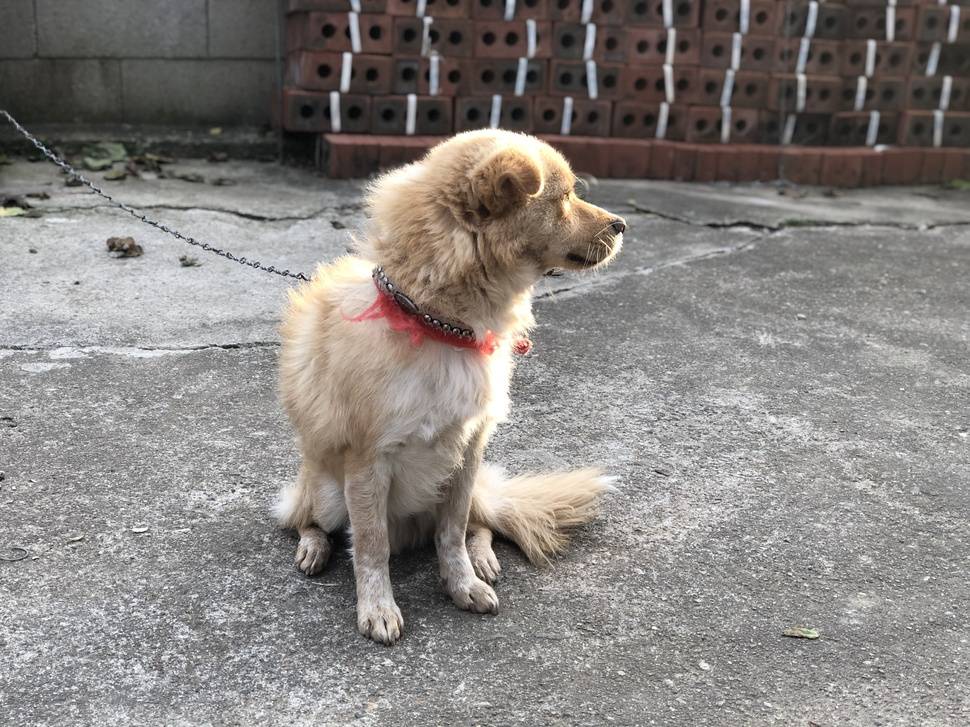
#> input picture Exploration/Ex04/images/dog.jpg, 970 x 727 px, shrunk from 4032 x 3024 before the run, found by its file name
$ jupyter execute --allow-errors 04.ipynb
#> lines starting #> are read from the running program, lines starting #| are printed output that depends on the picture
### 1-1. 인물사진을 만들어보자

[cell 1]
import os
import urllib
import cv2
import numpy as np
from pixellib.semantic import semantic_segmentation
from matplotlib import pyplot as plt

[cell 2]
# load image
img_path = os.getenv('HOME')+'/aiffel/human_segmentation/images/dog.jpg'
img_orig = cv2.imread(img_path, cv2.IMREAD_COLOR)
#> img_orig is the input picture: shape (727, 970, 3); mean B, G, R 128.3, 131.4, 135.8

print(img_orig.shape)
#| (727, 970, 3)

plt.figure(figsize=(8, 8))
plt.imshow(cv2.cvtColor(img_orig, cv2.COLOR_BGR2RGB))
plt.show()

[cell 3]
# load semantic segmentation model
model_dir = os.getenv('HOME')+'/aiffel/human_segmentation/models'
model_file = os.path.join(model_dir, 'deeplabv3_xception_tf_dim_ordering_tf_kernels.h5')

# PixelLib가 제공하는 모델의 url
model_url = 'https://github.com/ayoolaolafenwa/PixelLib/releases/download/1.1/deeplabv3_xception_tf_dim_ordering_tf_kernels.h5'

urllib.request.urlretrieve(model_url, model_file) # urllib 패키지 내에 있는 request 모듈의 urlretrieve 함수를 이용해서 model_url에 있는 파일을 다운로드 해서 model_file 파일명으로 저장
#> (this line was passed over: the network is not available in this run)

#> (the rest of this cell did not finish here and is left out)

#> (a cell that did not finish here is left out)

#> (a cell that did not finish here is left out)

[cell 6]
#pascalvoc 데이터의 라벨종류
LABEL_NAMES = [
    'background', 'aeroplane', 'bicycle', 'bird', 'boat', 'bottle', 'bus',
    'car', 'cat', 'chair', 'cow', 'diningtable', 'dog', 'horse', 'motorbike',
    'person', 'pottedplant', 'sheep', 'sofa', 'train', 'tv'
]
len(LABEL_NAMES)

#segvalues에 있는 class_ids를 담겨있는 값을 통해 pacalvoc에 담겨있는 라벨을 출력
#> (the rest of this cell did not finish here and is left out)

[cell 7]
# colormap 출력
colormap = np.zeros((256, 3), dtype = int)
ind = np.arange(256, dtype=int)

for shift in reversed(range(8)):
    for channel in range(3):
        colormap[:, channel] |= ((ind >> channel) & 1) << shift
    ind >>= 3

print(colormap[:20]) #생성한 20개의 컬러맵 출력

# 강아지에 해당하는 컬러맵 색상
colormap[12] # dog : [64, 0, 128]

[cell 8]
# colormap의 배열은 RGB 순이며 output의 배열은 BGR 순서로 채널 배치가 되어 있으므로
# 색상순서를 변경한다
seg_color = (128, 0, 64)

#> (a cell that did not finish here is left out)

[cell 10]
# 원본이미지를 img_show에 할당한뒤 이미지 사람이 있는 위치와 배경을 분리해서 표현한 color_mask 를 만든뒤 두 이미지를 합쳐서 출력
img_show = img_orig.copy()

# True과 False인 값을 각각 255과 0으로 바꿔줍니다
#> (the rest of this cell did not finish here and is left out)

[cell 11]
# blur background 이미지
img_orig_blur = cv2.blur(img_orig, (21, 21)) # (13,13) : blurring kernel size
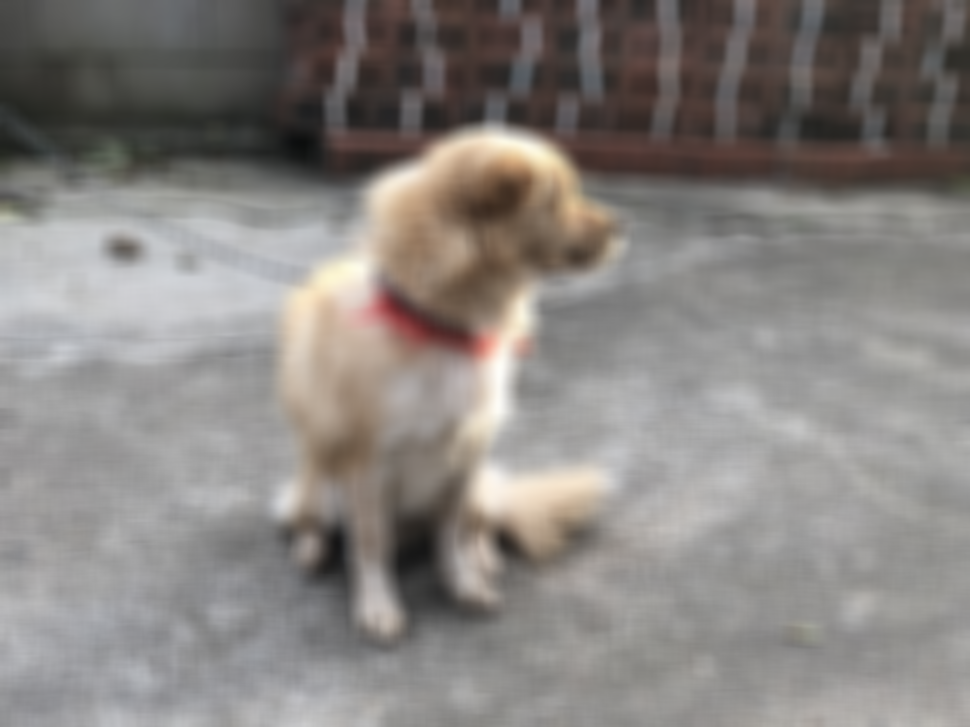
#> img_orig_blur: shape (727, 970, 3); mean B, G, R 128.3, 131.4, 135.8

plt.figure(figsize=(8, 8))
plt.imshow(cv2.cvtColor(img_orig_blur, cv2.COLOR_BGR2RGB))
plt.show()


$ run again, with Exploration/Ex04/images/cafe.JPG copied over Exploration/Ex04/images/dog.jpg
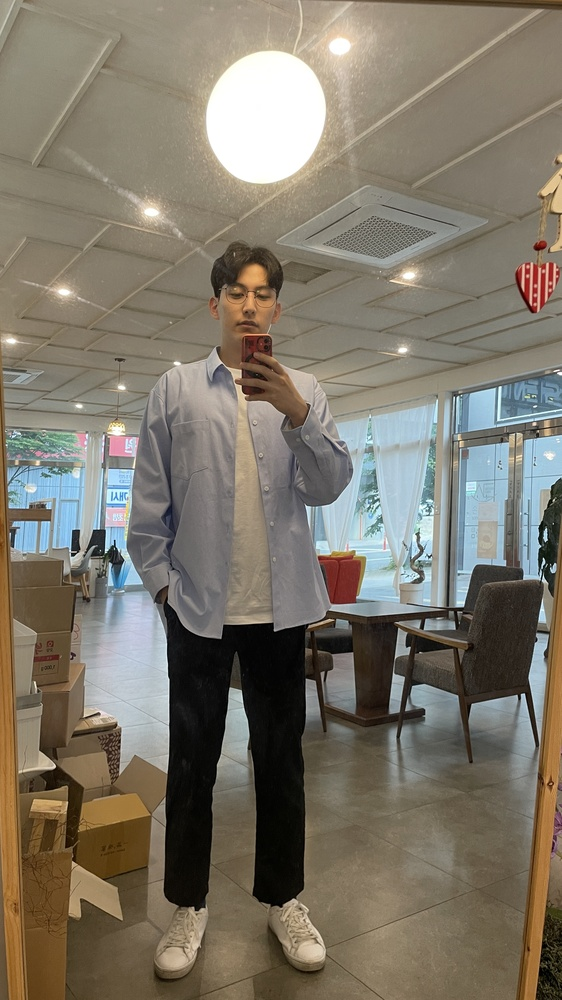
#> input picture Exploration/Ex04/images/cafe.JPG, 562 x 1000 px, shrunk from 2268 x 4032 before the run, found by its file name
#> img_orig is the input picture: shape (1000, 562, 3); mean B, G, R 106.1, 119.3, 126.2
#| (1000, 562, 3)
#> `img_orig_blur = cv2.blur(img_orig, (21, 21))`:
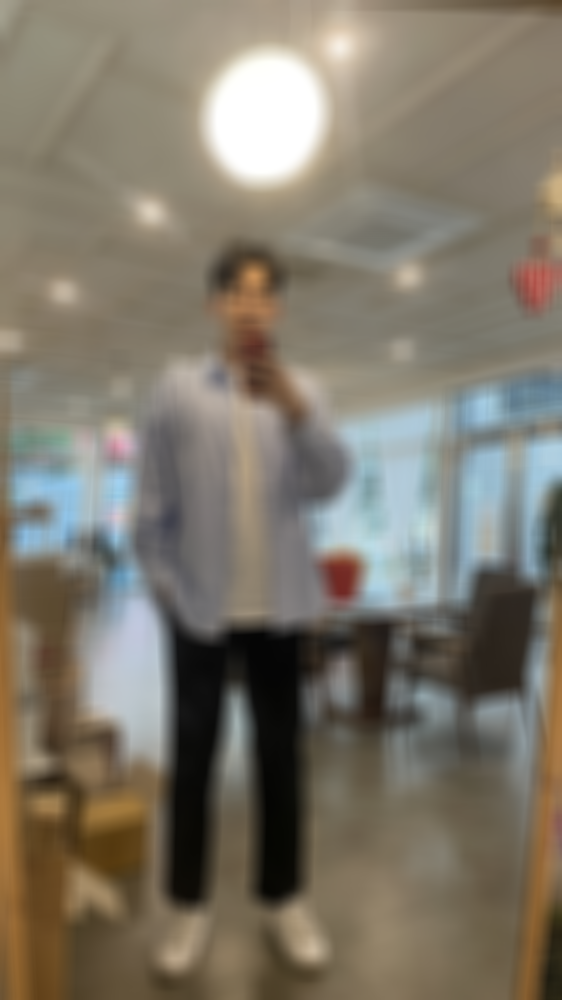
#> img_orig_blur: shape (1000, 562, 3); mean B, G, R 106.1, 119.4, 126.2

$ run again, with Exploration/Ex04/images/monodepth.png saved as Exploration/Ex04/images/dog.jpg
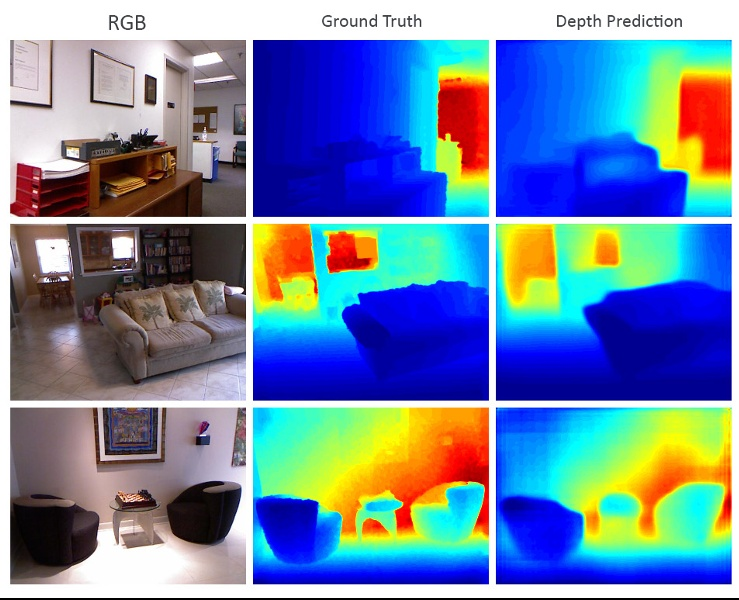
#> input picture Exploration/Ex04/images/monodepth.png, 739 x 600 px, found by its file name
#> img_orig is the input picture: shape (600, 739, 3); mean B, G, R 164.5, 134.8, 111.6
#| (600, 739, 3)
#> `img_orig_blur = cv2.blur(img_orig, (21, 21))`:
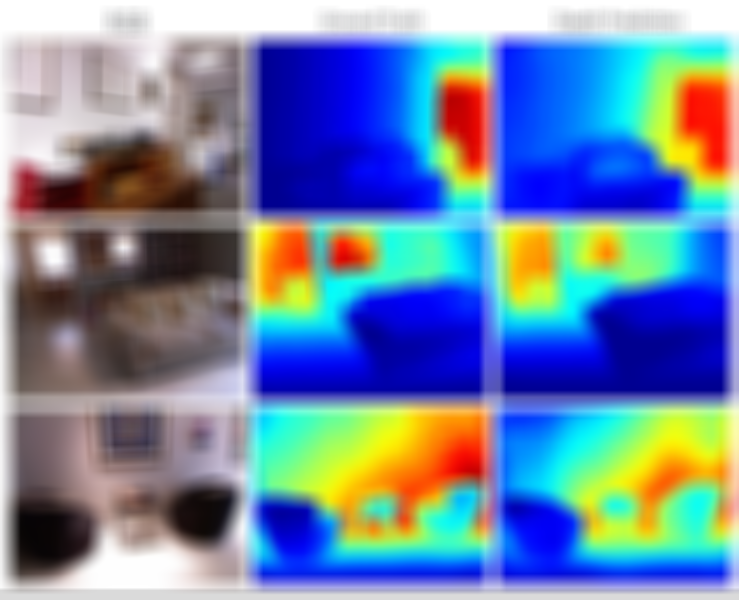
#> img_orig_blur: shape (600, 739, 3); mean B, G, R 164.7, 134.9, 111.7

$ run again, with Exploration/Ex04/images/selfie.png saved as Exploration/Ex04/images/dog.jpg
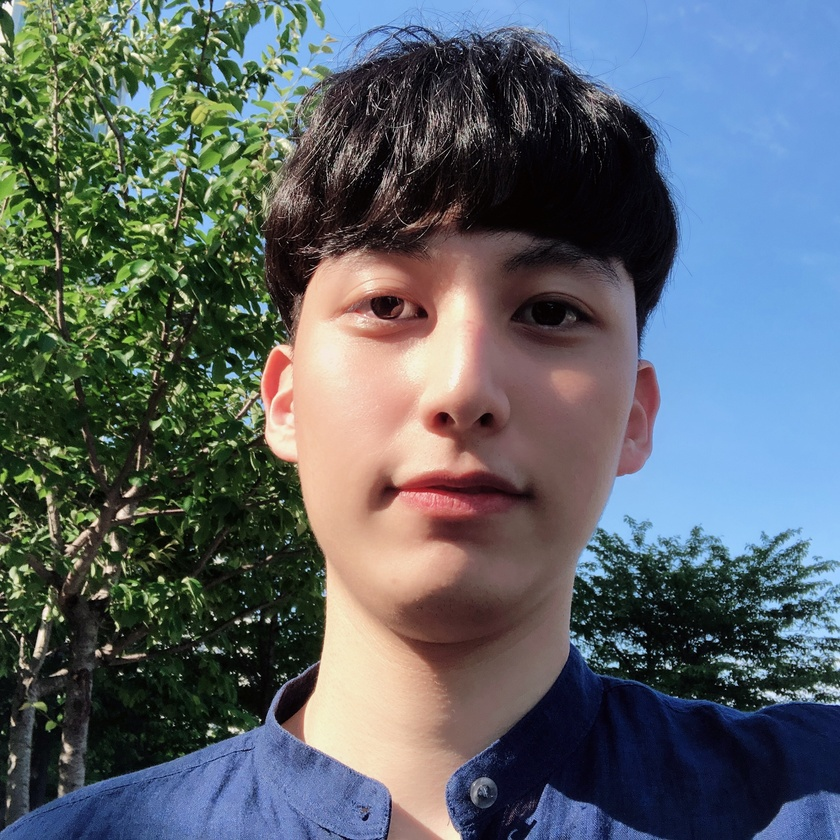
#> input picture Exploration/Ex04/images/selfie.png, 840 x 840 px, shrunk from 2160 x 2160 before the run, found by its file name
#> img_orig is the input picture: shape (840, 840, 3); mean B, G, R 104.8, 99.9, 91.3
#| (840, 840, 3)
#> `img_orig_blur = cv2.blur(img_orig, (21, 21))`:
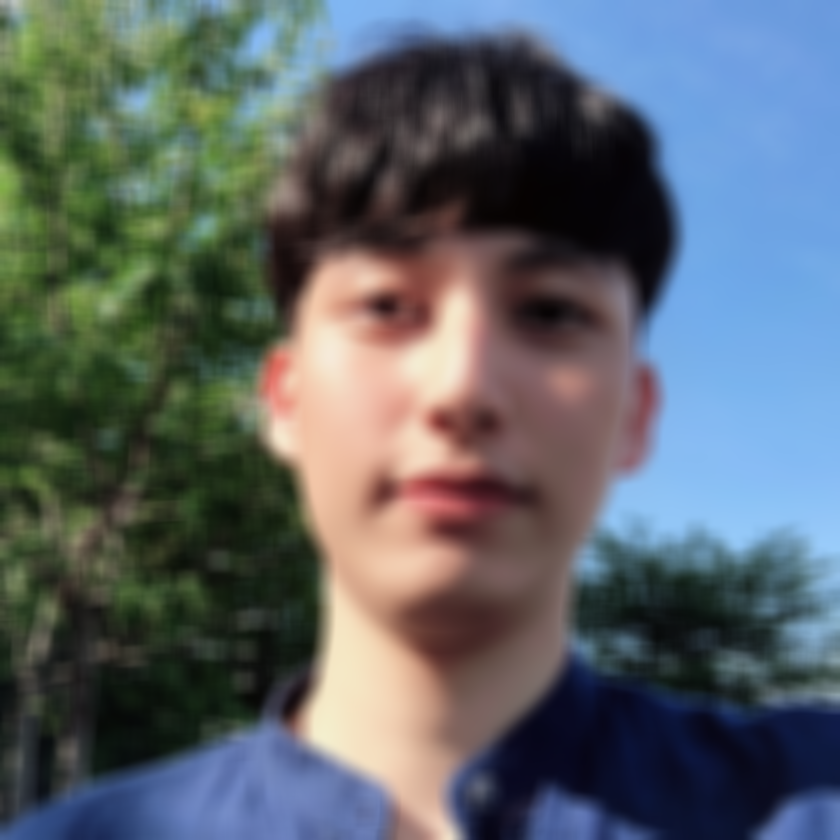
#> img_orig_blur: shape (840, 840, 3); mean B, G, R 104.8, 99.9, 91.3
